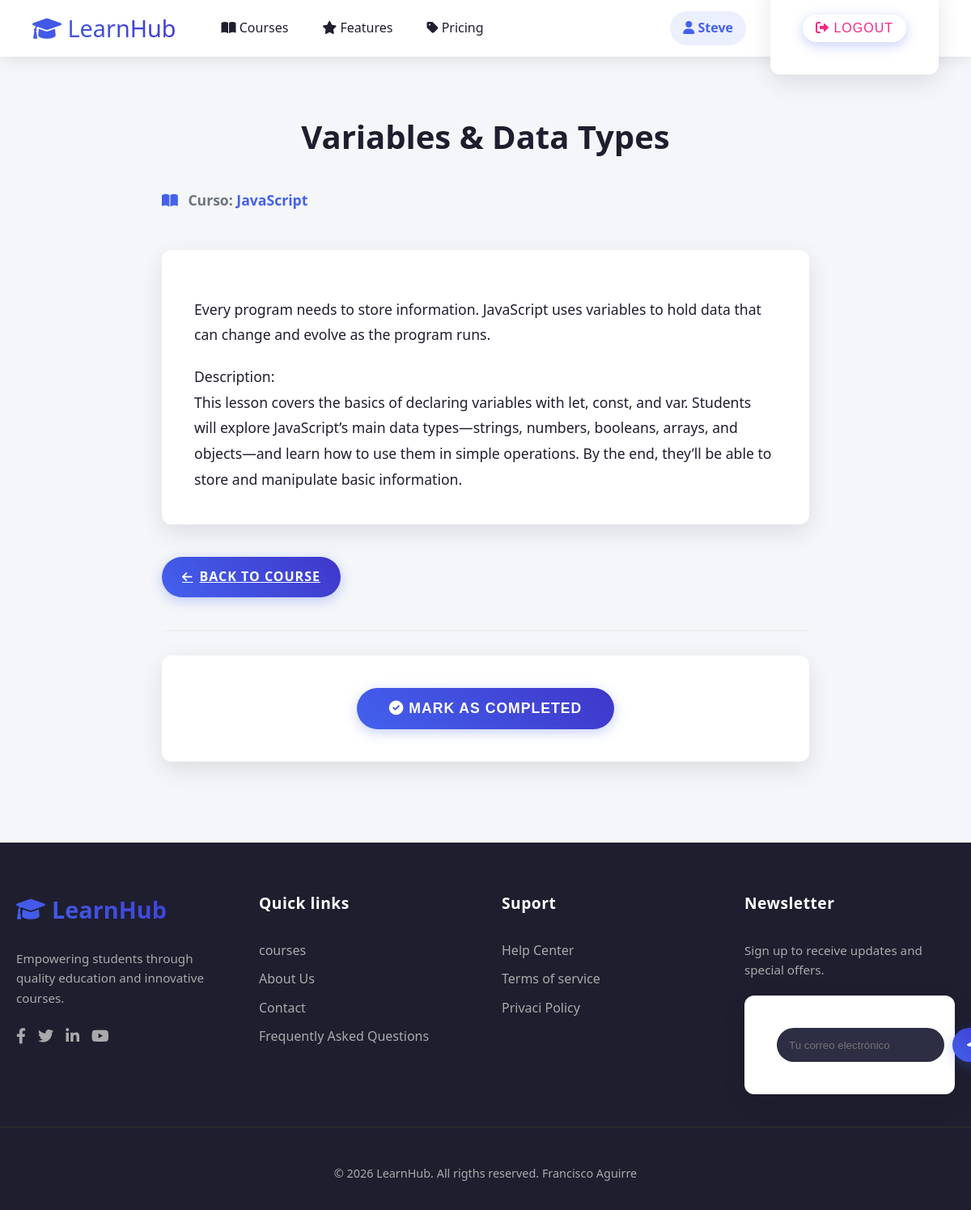
The app's page /courses/lesson/10/ (signed in) with its own data.
### courses/models.py (models this page shows, shortened)
class Lesson(models.Model):
    title = models.CharField(max_length=200)
    content = models.TextField()
    course = models.ForeignKey(Course, on_delete=models.CASCADE, related_name='lessons')
    order = models.IntegerField()

class Course(models.Model):
    title = models.CharField(max_length=200)
    description = models.TextField()
    instructor = models.CharField(max_length=100)
    created_at = models.DateTimeField(auto_now_add=True)

### courses/views.py (the view)
# urls.py: path('lesson/<int:lesson_id>/', views.lesson_detail, name='lesson_detail'),
@login_required
def lesson_detail(request, lesson_id):
    lesson = get_object_or_404(Lesson, id=lesson_id)
    LessonCompletion.objects.get_or_create(
        user=request.user,
        lesson=lesson
    )
    return render(request, 'lesson_detail.html', {
        'lesson': lesson
    })

### courses/templates/lesson_detail.html (shortened to what this page needs)
{% extends "base.html" %} {% block content %}
<div class="container lesson-detail">
  <div class="lesson-header">
    <h1 class="lesson-title">{{ lesson.title }}</h1>
    <div class="lesson-meta">
      <p>
        <i class="fas fa-book-open"></i>
        <strong>Curso:</strong>
        <a href="/courses/{{ lesson.course.id }}/" class="course-link"
          >{{ lesson.course.title }}</a
        >
      </p>
    </div>
  </div>
  <div class="lesson-content card">
    {% if lesson.content %} {{ lesson.content|linebreaks }} {% else %}
    <p class="text-muted">This lesson has no additional content.</p>
    {% endif %}
  </div>
  <div class="lesson-navigation">
    <a href="/courses/{{ lesson.course.id }}/" class="btn btn-secondary">
      <i class="fas fa-arrow-left"></i> Back to course
    </a>
  </div>
  {% if user.is_authenticated %}
  <div class="completion-section">
    <form method="post" action="{% url 'complete_lesson' lesson.id %}">
      <button type="submit" class="btn btn-success">
        <i class="fas fa-check-circle"></i> Mark as completed
      </button>
    </form>
  </div>
  {% endif %}
</div>
{% endblock %}

### courses/templates/base.html (shortened to what this page needs)
<!doctype html>
{% load static %}
<html lang="es">
<head>
    <link rel="stylesheet" href="https://cdnjs.cloudflare.com/ajax/libs/font-awesome/6.0.0/css/all.min.css">
    <link rel="stylesheet" href="{% static 'css/style.css' %}">
</head>
<body>
    <nav>
        <div style="display: flex; align-items: center; gap: 40px;">
            <h1 class="brand">
                <a href="/">
                    <i class="fas fa-graduation-cap"></i> LearnHub
                </a>
            </h1>
            <div style="display: flex; gap: 10px;">
                <a href="/courses/"><i class="fas fa-book-open"></i> Courses</a>
                <a href="#features"><i class="fas fa-star"></i> Features</a>
                <a href="#pricing"><i class="fas fa-tag"></i> Pricing</a>
            </div>
        </div>
        <div style="display: flex; align-items: center; gap: 15px;">
            {% if user.is_authenticated %}
                <span><i class="fas fa-user"></i> {{ user.username }}</span>
                <form action="/logout/" method="post" style="display: inline;">
                    <button type="submit"><i class="fas fa-sign-out-alt"></i> Logout</button>
                </form>
            {% else %}
                <a href="/login/"><i class="fas fa-sign-in-alt"></i> Login</a>
                <a href="/register/"><i class="fas fa-user-plus"></i> Register</a>
            {% endif %}
        </div>
    </nav>
    <main>
        {% block content %}{% endblock %}
    </main>
    <footer class="footer">
        <div class="container footer-grid">
            <div class="footer-col">
                <h3 class="footer-brand">
                    <i class="fas fa-graduation-cap"></i> LearnHub
                </h3>
                <p class="footer-description">
                    Empowering students through quality education and innovative courses.
                </p>
                <div class="social-links">
                    <a href="#" aria-label="Facebook"><i class="fab fa-facebook-f"></i></a>
                    <a href="#" aria-label="Twitter"><i class="fab fa-twitter"></i></a>
                    <a href="#" aria-label="LinkedIn"><i class="fab fa-linkedin-in"></i></a>
                    <a href="#" aria-label="YouTube"><i class="fab fa-youtube"></i></a>
                </div>
            </div>
            <div class="footer-col">
                <h4 class="footer-title">Quick links</h4>
                <ul class="footer-links">
                    <li><a href="/courses/">courses</a></li>
                    <li><a href="/about/">About Us</a></li>
                    <li><a href="/contact/">Contact</a></li>
                    <li><a href="/faq/">Frequently Asked Questions</a></li>
                </ul>
            </div>
            <div class="footer-col">
                <h4 class="footer-title">Suport</h4>
                <ul class="footer-links">
                    <li><a href="/help/">Help Center</a></li>
                    <li><a href="/terms/">Terms of service</a></li>
                    <li><a href="/privacy/">Privaci Policy</a></li>
                </ul>
            </div>
            <div class="footer-col">
                <h4 class="footer-title">Newsletter</h4>
                <p class="footer-description">Sign up to receive updates and special offers.</p>
                <form class="newsletter-form" method="post" action="#">
                    <input type="email" placeholder="Tu correo electrónico" required>
                    <button type="submit" class="btn btn-primary btn-sm">
                        <i class="fas fa-paper-plane"></i>
                    </button>
                </form>
            </div>
        </div>
        <div class="footer-bottom">
            <p>&copy; 2026 LearnHub. All rigths reserved. Francisco Aguirre</p>
        </div>
    </footer>
</body>
</html>

### records on screen
Lesson: title "Variables & Data Types", course "JavaScript", content "Every program needs to store information. JavaScript uses variables to hold data that can change and evolve as the program runs. Description: This lesson covers the basics of declaring variables with let, const, and var. Students will explore JavaScript’s main data types—strings, numbers, booleans, arrays, and objects—and learn how to use them in simple operations. By the end, they’ll be able to store and manipulate basic information."

### other values on screen
{{ user.username }} "Steve"
